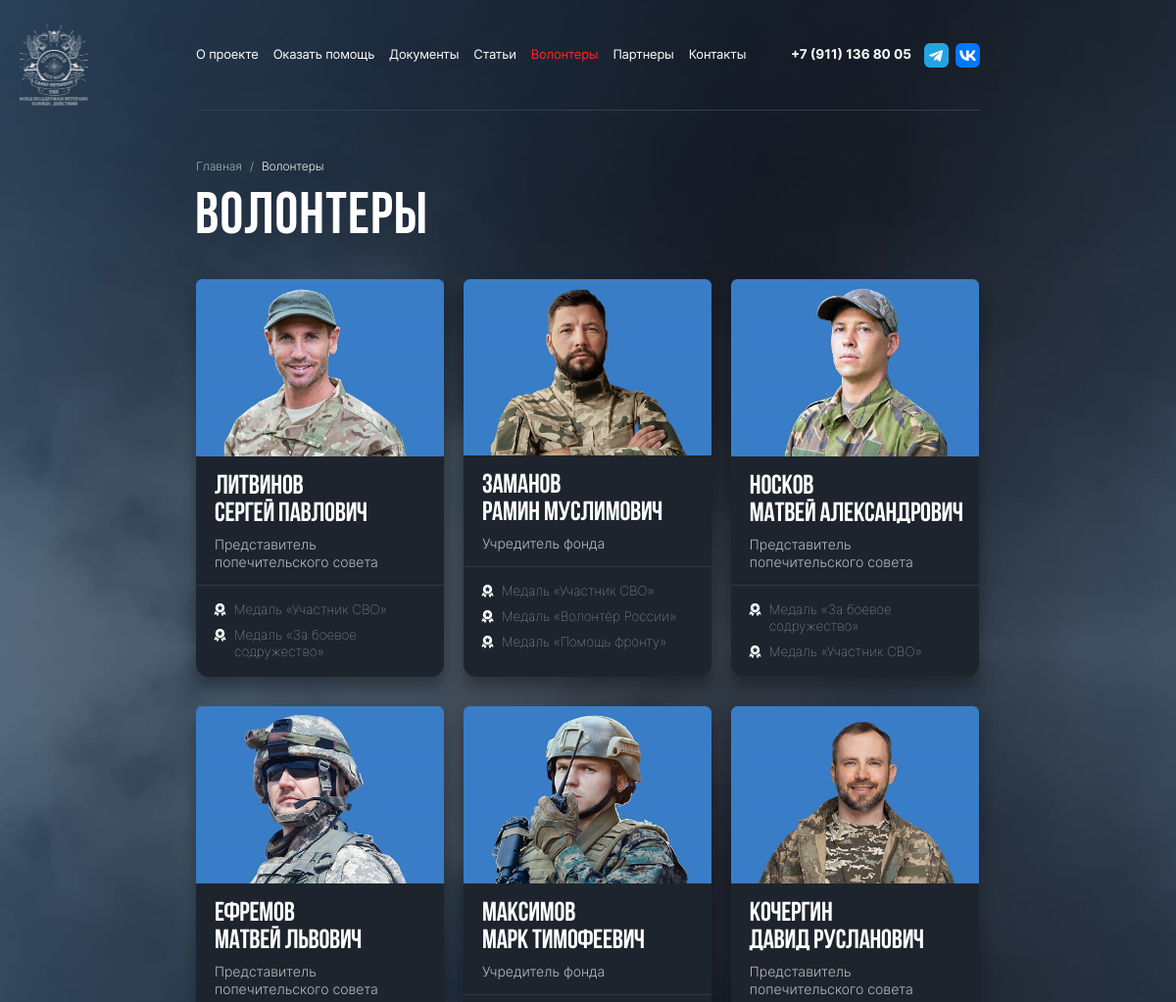
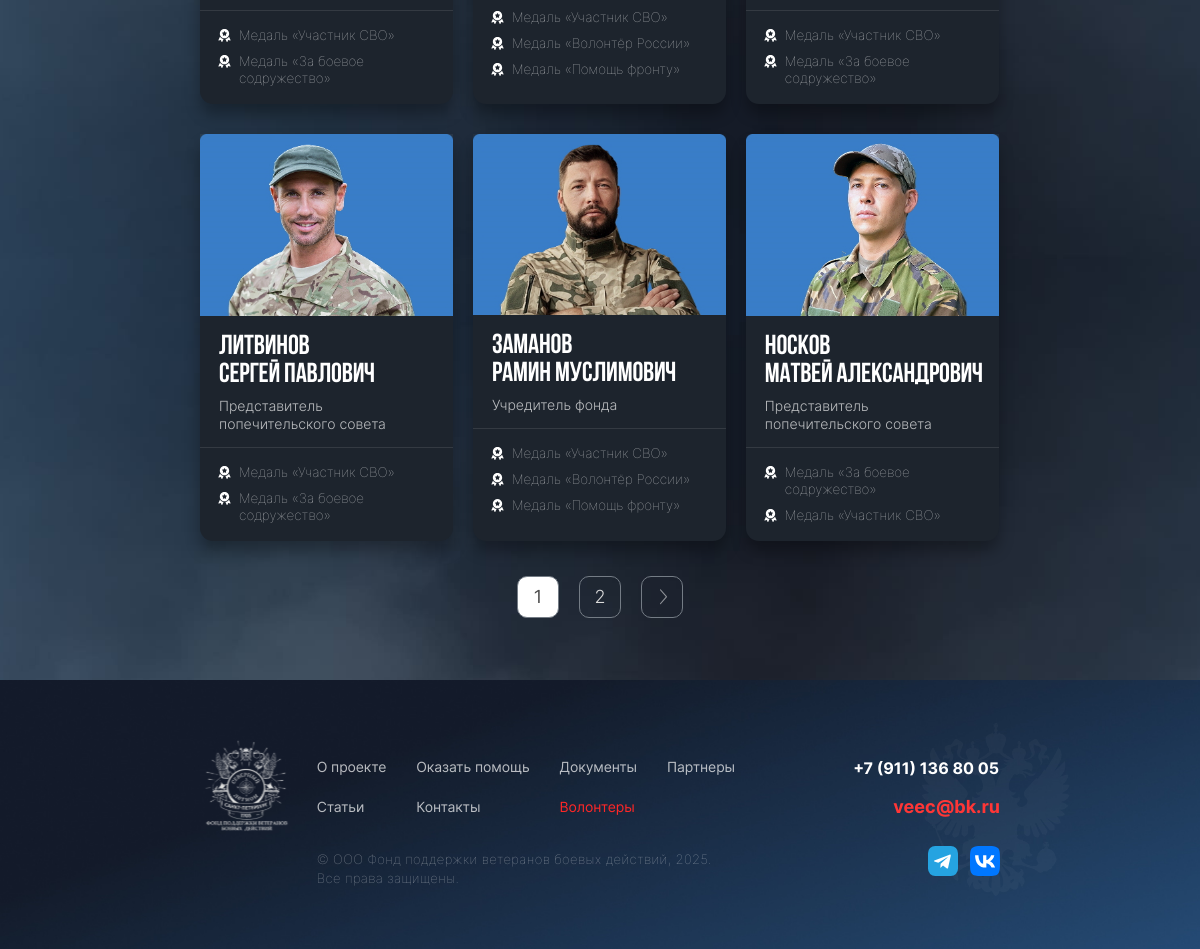
The page /volontery on the database its author committed (2 pictures, top to bottom).
### tables this page shows
CREATE TABLE `settings` (
  `id` bigint(20) UNSIGNED NOT NULL,
  `title` varchar(255) DEFAULT NULL,
  `email` varchar(255) DEFAULT NULL,
  `email_send` varchar(255) DEFAULT NULL,
  `phone` varchar(255) DEFAULT NULL,
  `phone2` varchar(255) DEFAULT NULL,
  `address` varchar(255) DEFAULT NULL,
  `logo` varchar(255) DEFAULT NULL,
  `logo2` varchar(100) DEFAULT NULL,
  `soc1` varchar(255) DEFAULT NULL,
  `soc2` varchar(255) DEFAULT NULL,
  `soc_name1` varchar(255) DEFAULT NULL,
  `soc_name2` varchar(255) DEFAULT NULL,
  `copy` varchar(255) DEFAULT NULL,
  `copy2` varchar(255) DEFAULT NULL,
  `image` varchar(100) DEFAULT NULL,
  `image2` varchar(100) DEFAULT NULL,
  `image3` varchar(100) DEFAULT NULL,
  `link` varchar(500) DEFAULT NULL,
  `link2` varchar(500) DEFAULT NULL,
  `head` varchar(255) DEFAULT NULL,
  `head2` varchar(255) DEFAULT NULL,
  `head3` varchar(255) DEFAULT NULL,
  `head4` varchar(255) DEFAULT NULL,
  `head5` varchar(255) DEFAULT NULL,
  `head6` varchar(255) DEFAULT NULL,
  `head7` varchar(255) DEFAULT NULL,
  `head8` varchar(255) DEFAULT NULL,
  `head9` varchar(255) DEFAULT NULL,
  `head10` varchar(255) DEFAULT NULL,
  `head11` varchar(255) DEFAULT NULL,
  `head12` varchar(255) DEFAULT NULL,
  `short` text
);

CREATE TABLE `pages` (
  `id` int(11) NOT NULL,
  `name` varchar(255) DEFAULT NULL,
  `url` varchar(255) DEFAULT NULL,
  `parent` int(11) DEFAULT '0',
  `show` int(1) DEFAULT NULL,
  `menu` tinyint(1) DEFAULT '0',
  `menu_footer` tinyint(1) DEFAULT '0',
  `rate` int(11) DEFAULT NULL,
  `rate_footer` int(11) DEFAULT NULL,
  `image` varchar(100) DEFAULT NULL,
  `file` varchar(100) DEFAULT NULL,
  `text` longtext,
  `short` varchar(500) DEFAULT NULL
);

CREATE TABLE `volunteers` (
  `id` int(11) NOT NULL,
  `name` varchar(255) DEFAULT NULL,
  `url` varchar(255) DEFAULT NULL,
  `show` int(1) DEFAULT NULL,
  `rate` int(11) DEFAULT NULL,
  `image` varchar(100) DEFAULT NULL,
  `short` varchar(500) DEFAULT NULL,
  `medals` varchar(500) DEFAULT NULL
);

CREATE TABLE `medals` (
  `id` int(11) NOT NULL,
  `show` tinyint(1) DEFAULT '0',
  `name` varchar(255) DEFAULT NULL,
  `rate` int(11) DEFAULT NULL
);

### app/Controllers/PageController.php (called while the page is built, shortened)
<?php
class PageController extends Controller {
    protected function handle(...$params) {
        $view = $this->view;
        $url = $params[0];
        $page = Page::findByUrl($url, true);
        if (!empty($page)) {
            $view->page = $page;
            $view->body_class = 'body-page';
            $view->edit = Users::edit("pages?edit={$page->id}", $view->edit_seo);
            $breadcrumbs = [];
            $breadcrumbs[] = array('Главная', '/');
            $breadcrumbs[] = array($page->name);
            $view->breadcrumbs = $breadcrumbs;
            $view = Seo::default($view, $page->name);
            switch ($page->id) {
                case 7: return self::volunteers($view); break;
            }
        }
        return $view->show('errors/404.php');
    }
    protected static function volunteers($view){
        $count = 9;
        $data = Volunteers::paginate("WHERE `show` = 1 ORDER BY rate DESC, id ASC", $count);
        $view->total = $data['total'];
        $view->paginate = $data['paginate'];
        $view->volunteers = $data['list'];
        $view->medals = Medals::findArray();
        $view->edit = Users::edit("volunteers", $view->edit_seo);
        return $view->show('pages/volunteers.php');
    }
}

### app/Router.php (called while the page is built, shortened)
<?php
class Router
{
    private $routes;
    public function __construct()
    {
        $this->routes = (new Config())->data['routes'];
    }
    public static function getURI()
    {
        if (($_SERVER['REQUEST_URI']) != '/') {
            $uri = explode('?', trim($_SERVER['REQUEST_URI'], '/'));
            return $uri[0];
        }
        return $_SERVER['REQUEST_URI'];
    }
    public function run()
    {
        $uri = $this->getURI();
        foreach ($this->routes as $uriPattern => $path) {
            if (preg_match("~^$uriPattern$~", $uri)) {
                $internalRoute = preg_replace("~^$uriPattern$~", $path, $uri);
                $segments = explode('/', $internalRoute);
                $controllerName = 'app\Controllers\\' . ucfirst(array_shift($segments));
                $parameters = $segments;
                $controllerObject = new $controllerName;
                $result = call_user_func_array($controllerObject, $parameters);
                if ($result != null) {
                    return;
                }
            }
        }
    }
}

### index.php (called while the page is built, shortened)
<?php
(new app\Router())->run();

### db.php (called while the page is built)
<?php
return [
    'host' => 'localhost',
    'dbname' => 'fond',
    'user' => 'root',
    'password' => '',
];
?>

### app/Db.php (called while the page is built, shortened)
<?php
class Db
{
    protected $dbh;
    public function __construct()
    {
        $config = (include ROOT . '/db.php');
        $dsn = 'mysql:host=' . $config['host'] . ';dbname=' . $config['dbname'].';charset=UTF8';
        $this->dbh = new \PDO(
            $dsn,
            $config['user'],
            $config['password'],
            [\PDO::ATTR_ERRMODE => \PDO::ERRMODE_WARNING]
        );
        $this->dbh->exec("set names utf8mb4");
    }
    public function query($sql, $data = [], $class = null)
    {
        $sth = $this->dbh->prepare($sql);
        $res = $sth->execute($data);
        return $sth->fetchAll(\PDO::FETCH_CLASS, $class);
    }
}
?>

### app/Model.php (called while the page is built, shortened)
<?php
abstract class Model
{
    public static function findAllShow($order = null, $show = true)
    {
        if(empty($order)) $order = '`rate` DESC, id ASC';
        $and = '';
        if ($show) $and = 'AND `show` = 1';
        $db = new Db();
        $sql = 'SELECT * FROM ' . static::TABLE . ' WHERE 1 '.$and.' ORDER BY '.$order;
        return $db->query(
            $sql,
            [],
            static::class
        );
    }
    public static function findArray($order = null, $show = true)
    {
        $array = array();
        $items = self::findAllShow($order, $show);
        foreach ($items AS $item) {
            $index = $item->id;
            $array[$index] = $item;
        }
        return $array;
    }
    public static function findByUrl($url, $show = false)
    {
        $db = new Db();
        $sql = 'SELECT * FROM ' . static::TABLE . ' WHERE `url` = :url';
        if ($show) {
            $sql .= ' AND `show` = 1';
        }
        $sql .= ' LIMIT 1';
        $data = $db->query(
            $sql,
            [':url' => $url],
            static::class
        );
        return $data ? $data[0] : null;
    }
    public static function findById($id)
    {
        $db = new Db();
        $sql = 'SELECT * FROM ' . static::TABLE . ' WHERE id=:id';
        $data = $db->query(
            $sql,
            [':id' => $id],
            static::class
        );
        return $data ? $data[0] : false;
    }
    public static function findWhere($where)
    {
        $db = new Db();
        $sql = 'SELECT * FROM `'.static::TABLE.'` '.$where;
        $data = $db->query($sql,[],static::class);
        return $data ? $data : false;
    }
    static function paginate($where, $pnumber = null, $select = '*') {
        $array = [];
        $db = new Db();
        $sql = 'SELECT '.$select.' FROM `'.static::TABLE.'` '.$where;
        $sql_count = 'SELECT count(*) AS total FROM `'.static::TABLE.'` '.$where;
        $data = $db->query($sql_count, [], static::class);
	    $total = $data[0]->total;
	    if ($total) {
            $paginate = new Paginate($total, $pnumber);
            $psql = $sql." LIMIT ".$paginate->start().",$pnumber";
    		$pdata = $db->query($psql, [], static::class);
	        $array['list'] = $pdata;
	        $array['paginate'] = $paginate->links();
	        $array['total'] = $total;
	    }
	    return $array;
	}
}

### app/Models/Page.php (called while the page is built, shortened)
<?php
class Page extends Model
{
	public static function getArray() {
		$pages = Page::findAllShow();
		$array = [];
		foreach ($pages AS $page) {
			$id = $page->id;
			$childs = [];
			$page->childs = $childs;
			$array[$id] = $page;
		}
		return $array;
	}
}

### app/Helpers.php (called while the page is built, shortened)
<?php
class Helpers
{
    public static function clearPhone($phone)
    {
        return preg_replace('/[^0-9\+]/', '', $phone);
    }
}

### public/views/pages/volunteers.php (the view, shortened to what this page needs)
<? include_once VIEWS.'/layouts/header.php' ?>
<main class="page">
    <div class="container">
        <? include_once VIEWS.'/components/breadcrumbs.php' ?>
        <h1 class="h1"><?= $this->page->name ?></h1>
        <div class="volunteers">
            <? if (!empty($this->volunteers)) : ?>
                <? foreach ($this->volunteers AS $item) : ?>
                    <?
                    $arr = explode(' ', $item->name);
                    $name = $arr[0];
                    $name_rest = implode(' ', array_slice($arr, 1));
                    ?>
                    <div class="volunteers-item">
                        <? if (!empty($item->image)) : ?>
                            <img src="<?= $item->image ?>" alt="<?= $item->name ?>">
                        <? else: ?>
                            <img src="/public/src/images/no-photo.jpg" alt="Нет фото">
                        <? endif; ?>
                        <div class="volunteers-box">
                            <div class="volunteers-name"><?= $name ?> <br> <?= $name_rest ?></div>
                            <div class="volunteers-short">
                                <?= nl2br($item->short) ?>
                            </div>
                        </div>
                        <? if (!empty($item->medals)) : ?>
                            <div class="volunteers-medals">
                                <? $medals_ids = explode('|', trim($item->medals, '|')); ?>
                                <? foreach ($medals_ids AS $medal_id) : ?>
                                    <div class="volunteers-medal"><?= $this->medals[$medal_id]->name ?></div>
                                <? endforeach;  ?>
                            </div>
                        <? endif; ?>
                    </div>
                <? endforeach; ?>
                <?= $this->paginate ?>
            <? else: ?>
                <div class="not-found">Ничего не найдено</div>
            <? endif; ?>
        </div>
    </div>
</main>
<? include_once VIEWS.'/layouts/footer.php' ?>

### public/views/layouts/header.php (shortened to what this page needs)
<!DOCTYPE html>
<html lang="ru">
<head>
	<link href="/public/src/css/style.css?<?= time() ?>" rel="stylesheet" />
</head>
<body class="<?= !empty($this->body_class) ? $this->body_class : '' ?>">
	<div class="wrapper">
		<a href="/" class="logo header-logo" style="background: url(<?= $this->settings->logo ?>) no-repeat center center;"></a>
		<header class="header">
			<div class="container">
				<div class="header-menu">
					<nav class="header-nav">
						<? $i = 1; foreach ($this->pages AS $page) : ?>
				            <? if ($page->menu <> 1 || !empty($page->parent) || $i > 7) continue; ?>
							<a href="/<?= $page->url ?>" class="header-nav-item <?= URI == $page->url ? 'active' : '' ?>">
								<?= $page->name ?>
							</a>
				        <? $i++; endforeach; ?>
					</nav>
					<div class="header-info">
						<? if (!empty($this->settings->phone)) : ?>
							<a href="tel:<?= app\Helpers::clearPhone($this->settings->phone) ?>" class="phone"><?= $this->settings->phone ?></a>
						<? endif; ?>
						<? if (!empty($this->settings->soc1)) : ?>
							<a class="soc soc1" href="<?= $this->settings->soc1 ?>" target="_blank" rel="nofollow" title="Наш Telegram"></a>
						<? endif; ?>
						<? if (!empty($this->settings->soc2)) : ?>
							<a class="soc soc2" href="<?= $this->settings->soc2 ?>" target="_blank" rel="nofollow" title="Наш Вконтакте"></a>
						<? endif; ?>
					</div>
				</div>
			</div>
		</header>

### public/views/components/breadcrumbs.php
<? if (!empty($this->breadcrumbs)) : ?>
    <div class="breadcrumbs">
        <? foreach ($this->breadcrumbs AS $val) : ?>
            <? if (!empty($val[1])) : ?>
                <a href="<?= $val[1] ?>" class="breadcrumbs-item"><?= $val[0] ?></a>
            <? else: ?>
                <span class="breadcrumbs-item"><?= $val[0] ?></span>
            <? endif; ?>
        <? endforeach; ?>
    </div>
<? endif; ?>

### public/views/layouts/footer.php (shortened to what this page needs)
    <footer class="footer">
        <div class="container">
            <a href="/" class="logo" style="background: url(<?= $this->settings->logo ?>) no-repeat center center;"></a>
            <div class="footer-center">
                <div class="footer-menu">
                    <?
                    $count = !empty($this->footer_menu) ? count($this->footer_menu) : 0;
                    $count_columns = ceil($count / 4);
                    ?>
                    <div class="footer-menu-column">
        				<? $i = 1; foreach ($this->footer_menu AS $page) : ?>
        					<a href="/<?= $page->url ?>" class="footer-menu-item <?= URI == $page->url ? 'active' : '' ?>">
                                <?= $page->name ?>
                            </a>
                            <? if ($i % $count_columns == 0) : ?>
                                </div><div class="footer-menu-column">
                            <? endif; ?>
        		        <? $i++; endforeach; ?>
                    </div>
    			</div>
                <div class="footer-copy">© <?= $this->settings->copy ?> <?= date('Y') ?>. <?= $this->settings->copy2 ?></div>
            </div>
            <div class="footer-info">
                <? if (!empty($this->settings->phone)) : ?>
					<a href="tel:<?= app\Helpers::clearPhone($this->settings->phone) ?>" class="phone"><?= $this->settings->phone ?></a>
				<? endif; ?>
                <? if (!empty($this->settings->email)) : ?>
					<div><a href="mailto:<?= $this->settings->email ?>" class="email"><?= $this->settings->email ?></a></div>
				<? endif; ?>
                <div class="socs">
    				<? if (!empty($this->settings->soc1)) : ?>
    					<a class="soc soc1" href="<?= $this->settings->soc1 ?>" target="_blank" rel="nofollow" title="Наш Telegram"></a>
    				<? endif; ?>
    				<? if (!empty($this->settings->soc2)) : ?>
    					<a class="soc soc2" href="<?= $this->settings->soc2 ?>" target="_blank" rel="nofollow" title="Наш Вконтакте"></a>
    				<? endif; ?>
                </div>
            </div>
        </div>
    </footer>
</div>
</body>
</html>

### rows shown on the page
settings: logo (picture), phone "+7 (911) 136 80 05", copy "ООО Фонд поддержки ветеранов боевых действий,", copy2 "Все права защищены.", email "veec@bk.ru"
pages: name "О проекте"
pages: name "Оказать помощь"
pages: name "Документы"
pages: name "Статьи"
pages: name "Волонтеры"
pages: name "Партнеры"
pages: name "Контакты"
pages: name "Главная"
volunteers: image (picture), name "Литвинов", name "Сергей Павлович", short "Представитель попечительского совета", medals.name "Медаль «Участник СВО»", medals.name "Медаль «За боевое содружество»"
volunteers: image (picture), name "Заманов", name "Рамин Муслимович", short "Учредитель фонда", medals.name "Медаль «Участник СВО»", medals.name "Медаль «Волонтёр России»", medals.name "Медаль «Помощь фронту»"
volunteers: image (picture), name "Носков", name "Матвей Александрович", short "Представитель попечительского совета", medals.name "Медаль «За боевое содружество»", medals.name "Медаль «Участник СВО»"
volunteers: image (picture), name "Ефремов", name "Матвей Львович", short "Представитель попечительского совета", medals.name "Медаль «Участник СВО»", medals.name "Медаль «За боевое содружество»"
volunteers: image (picture), name "Максимов", name "Марк Тимофеевич", short "Учредитель фонда", medals.name "Медаль «Участник СВО»", medals.name "Медаль «Волонтёр России»", medals.name "Медаль «Помощь фронту»"
volunteers: image (picture), name "Кочергин", name "Давид Русланович", short "Представитель попечительского совета", medals.name "Медаль «Участник СВО»", medals.name "Медаль «За боевое содружество»"
volunteers: image (picture), name "Литвинов", name "Сергей Павлович", short "Представитель попечительского совета", medals.name "Медаль «Участник СВО»", medals.name "Медаль «За боевое содружество»"
volunteers: image (picture), name "Заманов", name "Рамин Муслимович", short "Учредитель фонда", medals.name "Медаль «Участник СВО»", medals.name "Медаль «Волонтёр России»", medals.name "Медаль «Помощь фронту»"
volunteers: image (picture), name "Носков", name "Матвей Александрович", short "Представитель попечительского совета", medals.name "Медаль «За боевое содружество»", medals.name "Медаль «Участник СВО»"

### other values the page prints
$val[0] "Волонтеры"
